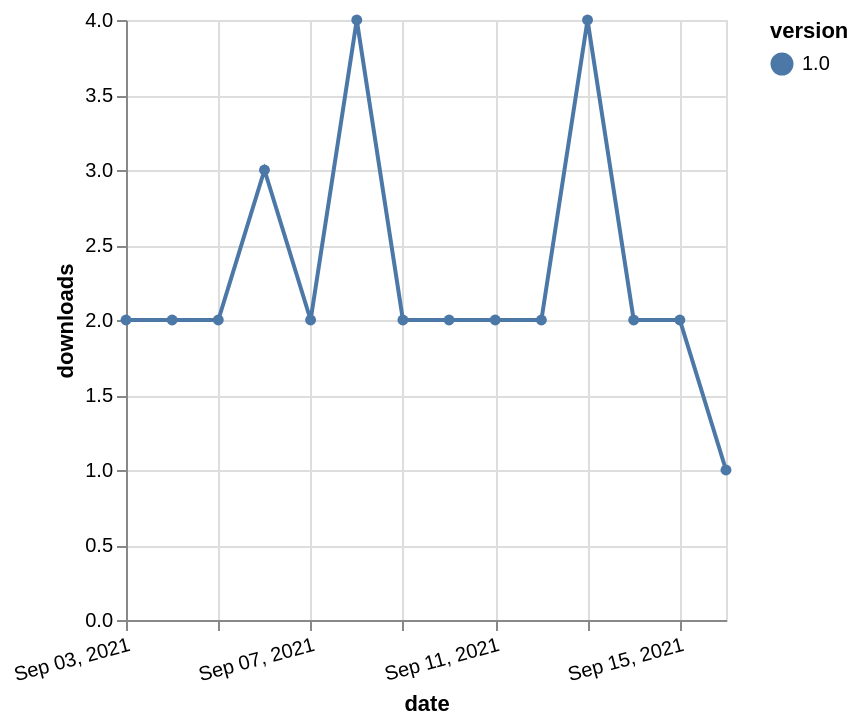

The specification (Vega-Lite) saved for this image:
### Vega-Lite specification from a JSON file in a GitHub repository (floating-point values rounded to 4 significant figures)
{"$schema": "https://vega.github.io/schema/vega-lite/v5.json", "description": "A simple bar chart with embedded data.", "data": {"values": [{"date": "2021-09-03", "total": 2944, "delta": 2, "version": "1.0"}, {"date": "2021-09-04", "total": 2946, "delta": 2, "version": "1.0"}, {"date": "2021-09-05", "total": 2948, "delta": 2, "version": "1.0"}, {"date": "2021-09-06", "total": 2951, "delta": 3, "version": "1.0"}, {"date": "2021-09-07", "total": 2953, "delta": 2, "version": "1.0"}, {"date": "2021-09-08", "total": 2957, "delta": 4, "version": "1.0"}, {"date": "2021-09-09", "total": 2959, "delta": 2, "version": "1.0"}, {"date": "2021-09-10", "total": 2961, "delta": 2, "version": "1.0"}, {"date": "2021-09-11", "total": 2963, "delta": 2, "version": "1.0"}, {"date": "2021-09-12", "total": 2965, "delta": 2, "version": "1.0"}, {"date": "2021-09-13", "total": 2969, "delta": 4, "version": "1.0"}, {"date": "2021-09-14", "total": 2971, "delta": 2, "version": "1.0"}, {"date": "2021-09-15", "total": 2973, "delta": 2, "version": "1.0"}, {"date": "2021-09-16", "total": 2974, "delta": 1, "version": "1.0"}]}, "width": "container", "mark": {"type": "line", "point": {"filled": true}}, "encoding": {"x": {"field": "date", "type": "temporal", "timeUnit": "yearmonthdate", "title": "date", "axis": {"labelAngle": -15}}, "y": {"field": "delta", "type": "quantitative", "title": "downloads"}, "color": {"field": "version", "type": "nominal"}, "tooltip": {"field": "delta"}}}
